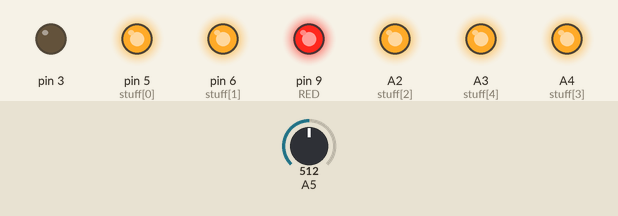
This sketch was run on a simulated Arduino Nano, built with avr-gcc and run on an emulated ATmega328P. Parts: output pins drawn as LEDs (lit = HIGH). Inputs (shaded band) come from the test bench; at power-on: A5 = 512.

Above: at 1.2 s.
1.3 s: A5 set to 122
At 1.6 s:
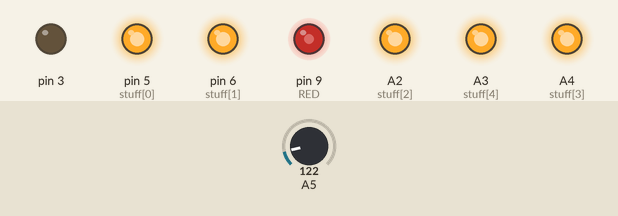
2.8 s: A5 set to 0
At 3.6 s:
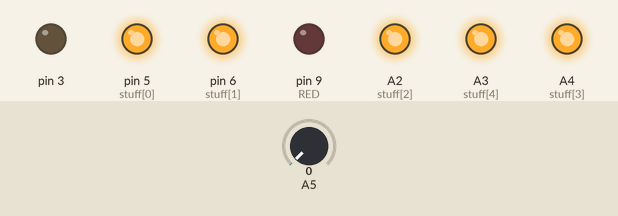
4.3 s: A5 set to 306
At 4.8 s:
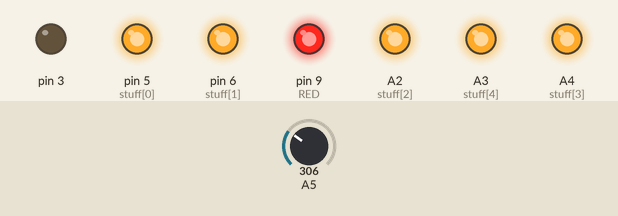
Timing chart, 0 to 7.3 s (numbered marks = the images above; inputs shaded):
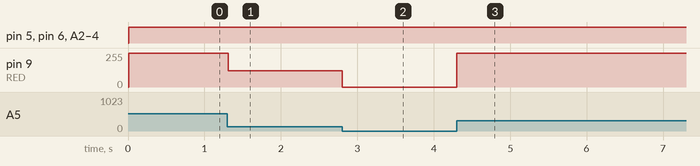

The sketch:

sketch.ino
```cpp
/* Source code for flashlight tag */


#define RED 9
#define BLUE 10
#define GREEN 11

int red, blue, green;
int stuff[5] = {5, 6, A2, A4, A3};
int things[5] = {20, 70, 120, 200, 230};
int score = 5;

void setup()
{
    pinMode(A6, INPUT);
    pinMode(RED, OUTPUT);
    pinMode(A5, INPUT);
    pinMode(3, OUTPUT);
    pinMode(5, OUTPUT);
    for (int x = 0; x < 5; x++)
        pinMode(stuff[x], OUTPUT);
    red = 0;
    green = 0;
    blue = 0;
}

void loop()
{
    delay(10);
    red = analogRead(A5);
    analogWrite(RED, red);
    //analogWrite(3, red);
    for (int x = 0; x < score; x++) {
        digitalWrite(stuff[x], HIGH);
    }
    for (int x = score; x < 5; x++) {
        digitalWrite(stuff[x], LOW);
    }
}
```

Measured:
- after the input at 1.3 s, pin 9 (RED): 255/255 → 122/255 at once
- after the input at 2.8 s, pin 9 (RED): 122/255 → 0/255 at once
- after the input at 4.3 s, pin 9 (RED): 0/255 → 255/255 at once
